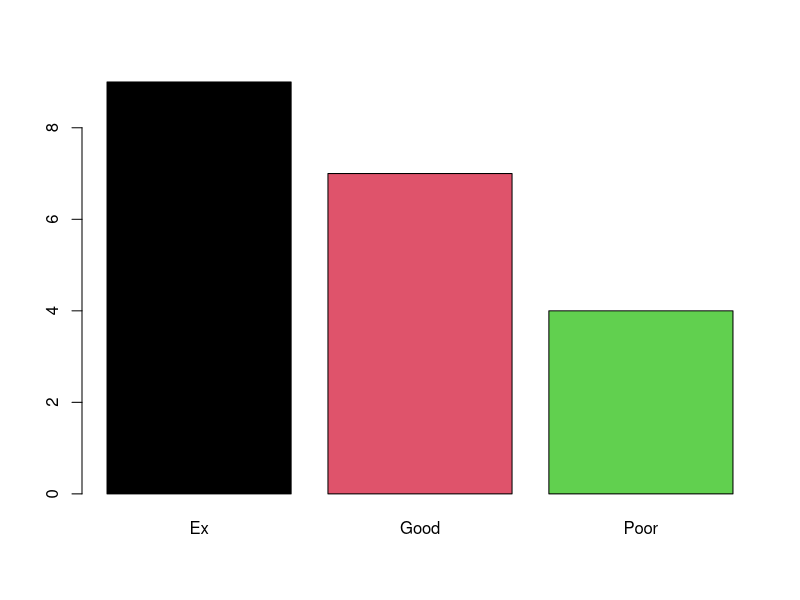
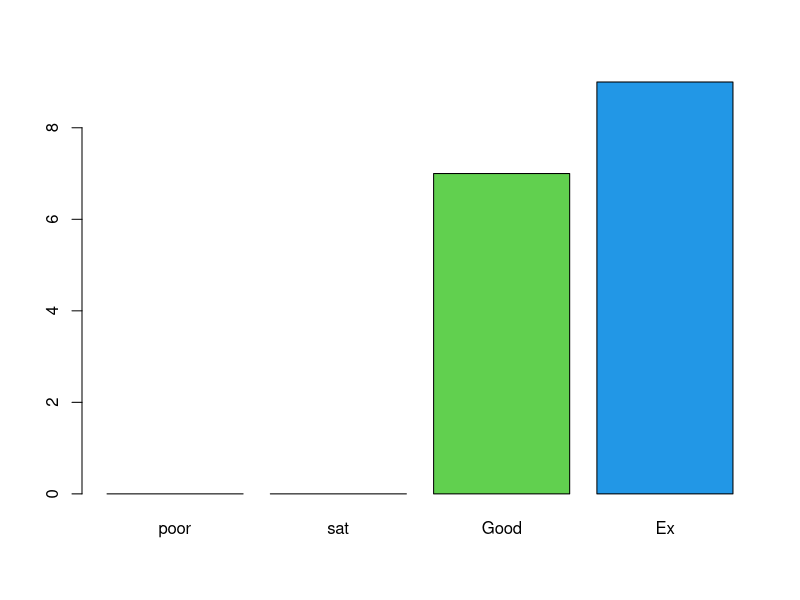

Generate these figures, in order, with R: (Note: this script raises an error after producing the figures.)

#factors
(gender=sample(c('M','F'),size = 20,replace=T))
summary(gender)

genderF=factor(gender)
summary(genderF)
genderF

likscale=sample(c('Ex','Good','Sat','Poor'),size=20,replace=T)
summary(likscale)
class(likscale)
likscaleF=factor(likscale)
summary(likscaleF)
class(likscaleF)
likscaleOF=factor(likscale,ordered = T,levels=c('poor','sat','Good','Ex'))
summary(likscaleOF)
likscaleOF
barplot(table(likscaleF),col = 1:4)
barplot(table(likscaleOF),col = 1:4)

# Split the dataset into the Training set and Test set
#install.packages('caTools')
library(caTools)
set.seed(2000)
split = sample.split(dataset$purchased, SplitRatio = 0.75)
training_set = subset(dataset, split == TRUE)
test_set = subset(dataset, split == FALSE)

dim(dataset); dim(training_set); dim(test_set)
names(dataset)


# Logisitic Model on Training Set
logitmodel1 = glm(purchased ~ gender + age + salary, family = binomial,  data = training_set)
summary(logitmodel1)

# gender not insignificant dropped here
logitmodel2 = glm(purchased ~ age + salary, family = binomial, data = training_set)
summary(logitmodel2)

#summary(logitmodel2)$coefficient  # they are in log terms
head(training_set)
#predict on sample data
test_set2 = data.frame(age=c(40,65), gender=c('Male', 'Female'), salary=c(40000, 50000))
test_set2
(prob_pred2 = predict(logitmodel1, type = 'response', newdata = test_set2))
cbind(test_set2, prob_pred2)
#age=65 person likely to purchase

# Predicting the Test set results from testset
head(test_set)
(prob_pred = predict(logitmodel2, type = 'response', newdata = test_set))
length(prob_pred)
summary(prob_pred)
head(cbind(test_set,prob_pred ),10)

#if prob > 0.5 make it 1, else 0
y_pred = ifelse(prob_pred > 0.5, 1, 0)
head(cbind(test_set$purchased, y_pred),100)

# Making the Confusion Matrix
cm = table(test_set[,5], y_pred)
cm
(accuracy = (59 + 24)/ sum(cm))

library(caret)
caret::confusionMatrix(cm)

names(dataset)
